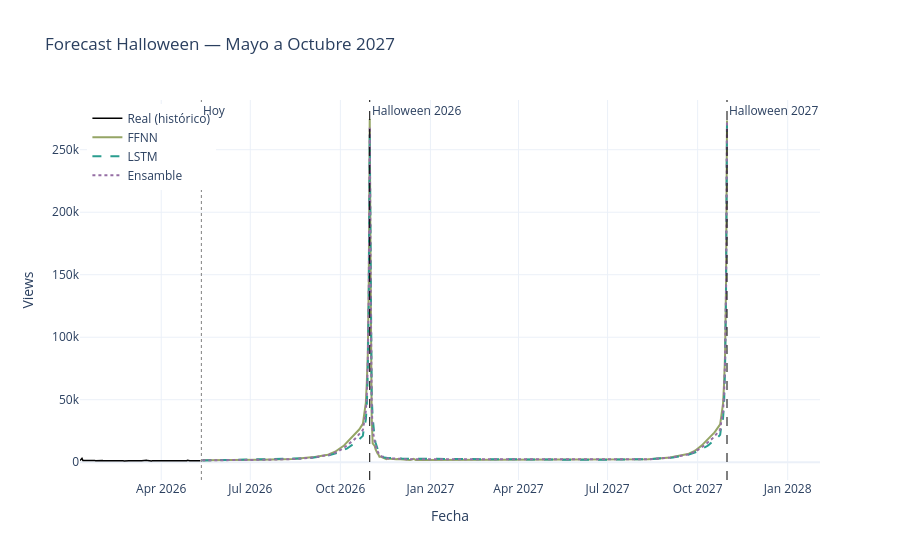

The cell this chart's notebook holds for it:
### Code cell
fig = go.Figure()

fig.add_trace(go.Scatter(
    x=df_fresh.index, y=np.expm1(df_fresh['views'].values),
    name='Real (histórico)', line=dict(color='black', width=1.5)))

fig.add_trace(go.Scatter(
    x=fechas_pred, y=preds_ffnn,
    name='FFNN', line=dict(color='#95a565', width=2)))

fig.add_trace(go.Scatter(
    x=fechas_pred, y=preds_lstm,
    name='LSTM', line=dict(color='#2a9d8f', dash='dash', width=2)))

fig.add_trace(go.Scatter(
    x=fechas_pred, y=preds_ens,
    name='Ensamble', line=dict(color="#956ea4", dash='dot', width=2)))

fig.add_vline(
    x=pd.Timestamp('2026-10-31').timestamp() * 1000,
    line=dict(color='black', dash='dash', width=1),
    annotation_text='Halloween 2026'
)
fig.add_vline(
    x=pd.Timestamp('2027-10-31').timestamp() * 1000,
    line=dict(color='black', dash='dash', width=1),
    annotation_text='Halloween 2027'
)
fig.add_vline(
    x=pd.Timestamp('2026-05-12').timestamp() * 1000,
    line=dict(color='gray', dash='dot', width=1),
    annotation_text='Hoy'
)

fig.update_layout(
    title='Forecast Halloween — Mayo a Octubre 2027',
    xaxis_title='Fecha', yaxis_title='Views',
    template='plotly_white',
    legend=dict(x=0.01, y=0.99)
)
fig.write_html('Assets/predicciones_halloween_2.html',include_plotlyjs='cdn', full_html=False)
fig.show()
